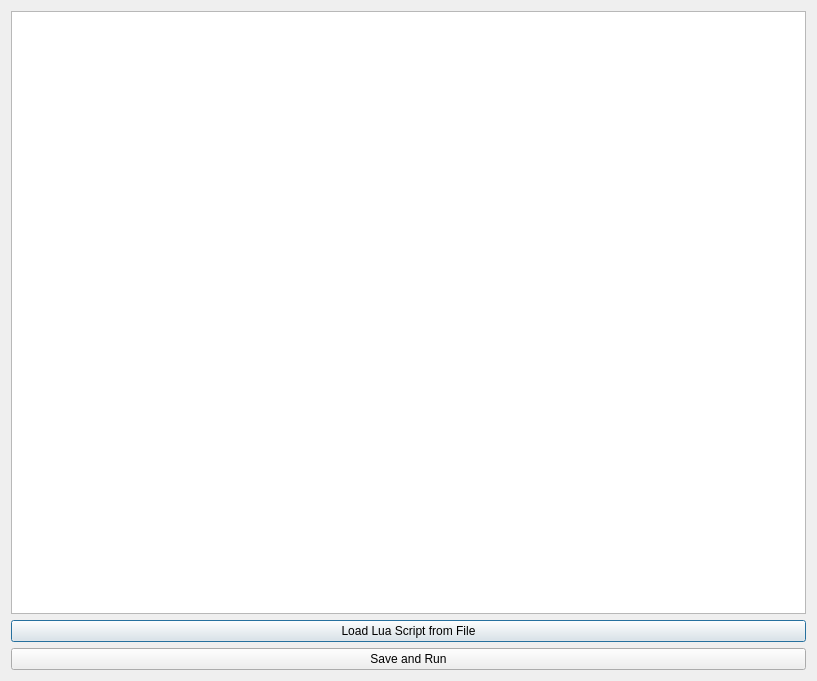
<?xml version="1.0" encoding="UTF-8"?>
<ui version="4.0">
 <class>FileLoad</class>
 <widget class="QDialog" name="FileLoad">
  <property name="geometry">
   <rect>
    <x>0</x>
    <y>0</y>
    <width>817</width>
    <height>681</height>
   </rect>
  </property>
  <property name="windowTitle">
   <string>Dialog</string>
  </property>
  <layout class="QGridLayout" name="gridLayout">
   <item row="0" column="0">
    <widget class="QTextEdit" name="luaViewer"/>
   </item>
   <item row="1" column="0">
    <widget class="QPushButton" name="loadScript">
     <property name="text">
      <string>Load Lua Script from File</string>
     </property>
    </widget>
   </item>
   <item row="2" column="0">
    <widget class="QPushButton" name="pushButton">
     <property name="text">
      <string>Save and Run</string>
     </property>
    </widget>
   </item>
  </layout>
 </widget>
 <resources/>
 <connections/>
</ui>
